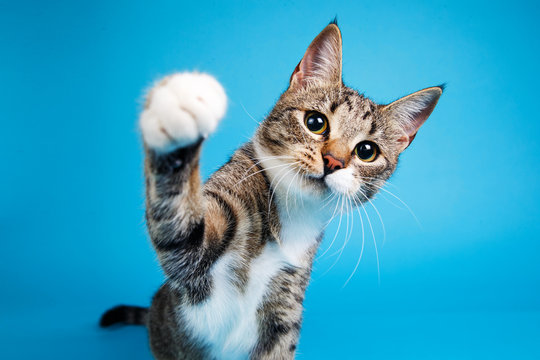
#> input picture assets/cat2.jpg, 540 x 360 px
$ python 0.8contours.py
#> lines starting #> are read from the running program, lines starting #| are printed output that depends on the picture; after the words box and inside, x2 and y2 are one past the last pixel; in counts of white or black regions, pixels touching at a corner belong together
import cv2 as cv
import numpy as np

img = cv.imread('assets/cat2.jpg')
#> img is the input picture: shape (360, 540, 3); mean B, G, R 191.9, 160, 55.5

cv.imshow('Cat', img)

resized = cv.resize(img, (500,500), interpolation=cv.INTER_CUBIC)
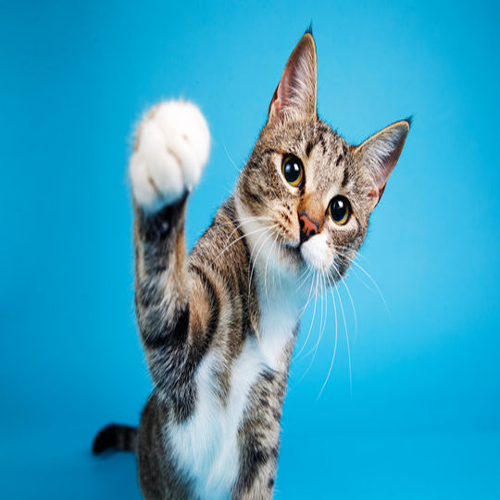
#> resized: shape (500, 500, 3); mean B, G, R 191.9, 160, 55.5
cv.imshow('Resized',resized)

blank = np.zeros(resized.shape, dtype='uint8')
cv.imshow('Blank', blank)

gray = cv.cvtColor(resized, cv.COLOR_BGR2GRAY)
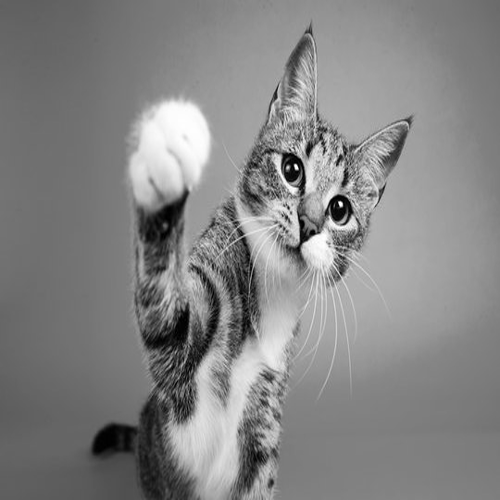
#> gray: shape (500, 500); min 0, max 255, mean 132.4
cv.imshow('Gray', gray)

# [5 lines of commented-out code are left out]

ret, thresh = cv.threshold(gray,125 , 255, cv.THRESH_BINARY)
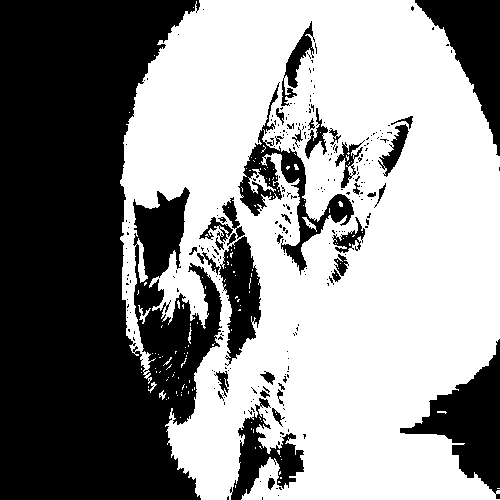
#> thresh: shape (500, 500); 56% white; 271 black regions (231 under 20 px)
cv.imshow("Thresh",thresh)

contours, hierarchies = cv.findContours(thresh,cv.RETR_LIST, cv.CHAIN_APPROX_SIMPLE)
#> contours = 554 contours, 493 with area under 20; largest, box (x1, y1, x2, y2) and area: (120, 0, 500, 500) 150790, (237, 82, 355, 276) 4850, (218, 235, 262, 365) 3363, (283, 20, 315, 89) 800, (378, 123, 410, 178) 621
print(f'{len(contours)} contour(s) found!')
#| 554 contour(s) found!

cv.drawContours(blank,contours,-1,(0,255,0), thickness=1)
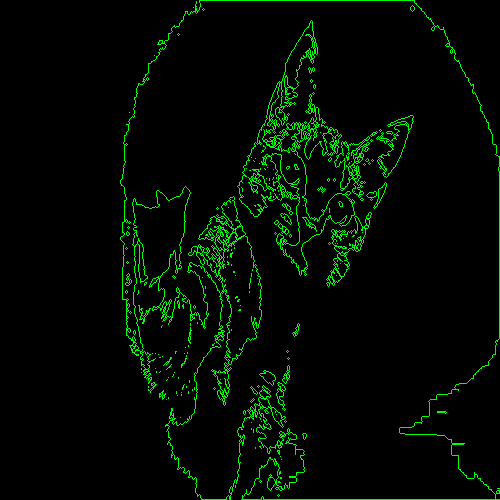
#> blank: shape (500, 500, 3); mean of channels 0, 1, 2 0, 10.2, 0; drawn as B, G, R
cv.imshow("Contours Drawn", blank)

cv.waitKey(0)

$ run again, with assets/landscape.jpg copied over assets/cat2.jpg
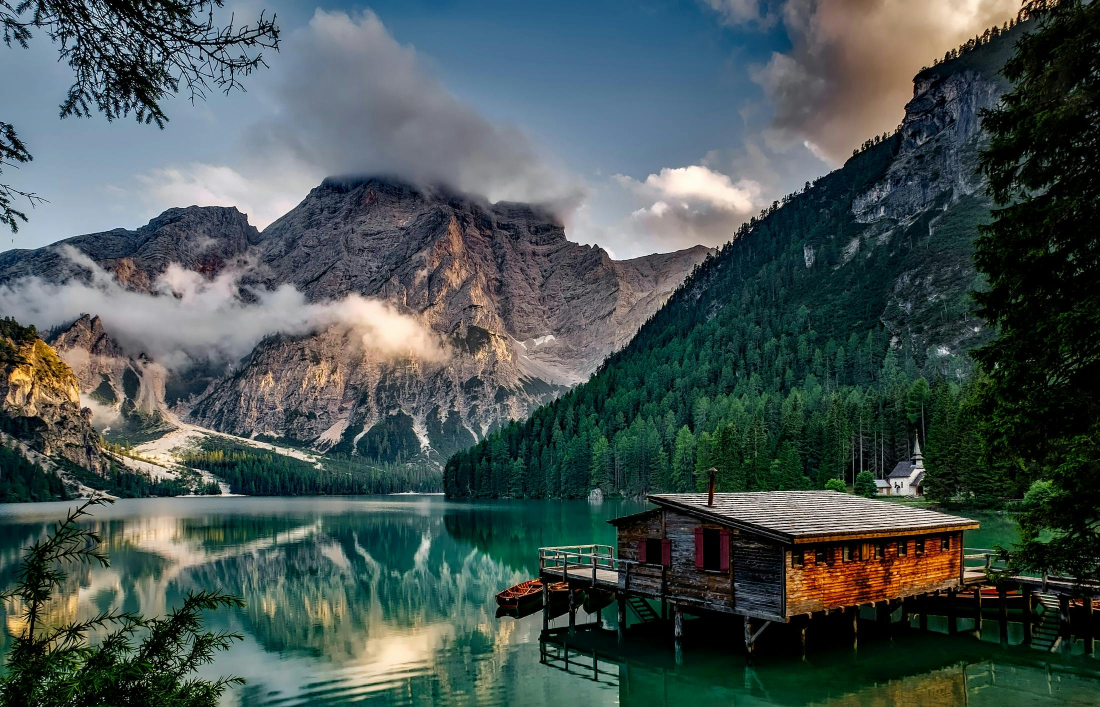
#> input picture assets/landscape.jpg, 2200 x 1414 px (shown at 1/2 size)
#> img is the input picture: shape (1414, 2200, 3); mean B, G, R 82.4, 84.3, 71.2
#> `ret, thresh = cv.threshold(gray,125 , 255, cv.THRESH_BINARY)`:
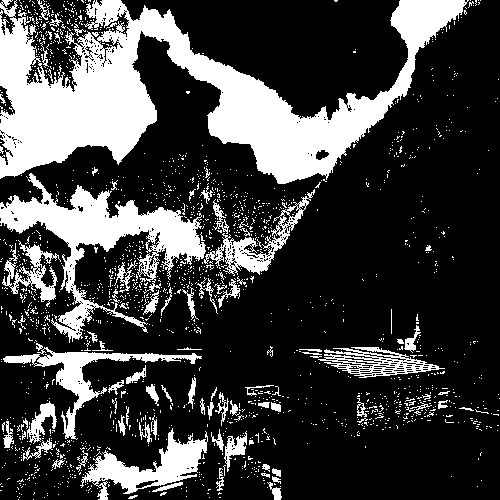
#> thresh: shape (500, 500); 25.2% white; 1752 white regions (1663 under 20 px)
#> contours = 2571 contours, 2485 with area under 20; largest, box (x1, y1, x2, y2) and area: (0, 0, 469, 184) 32310, (0, 173, 206, 343) 8932, (80, 428, 208, 500) 3011, (3, 347, 202, 440) 2428, (204, 189, 315, 276) 1965
#| 2571 contour(s) found!
#> `cv.drawContours(blank,contours,-1,(0,255,0), thickness=1)`:
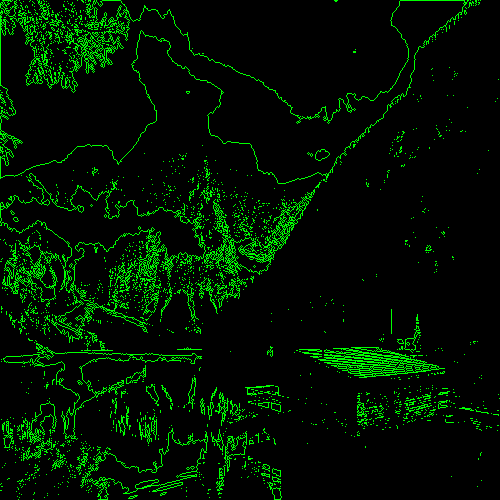
#> blank: shape (500, 500, 3); mean of channels 0, 1, 2 0, 19.1, 0; drawn as B, G, R

$ run again, with assets/scene.jpeg copied over assets/cat2.jpg
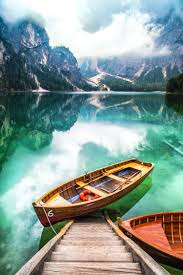
#> input picture assets/scene.jpeg, 183 x 275 px
#> img is the input picture: shape (275, 183, 3); mean B, G, R 149.5, 155.5, 135.1
#> `ret, thresh = cv.threshold(gray,125 , 255, cv.THRESH_BINARY)`:
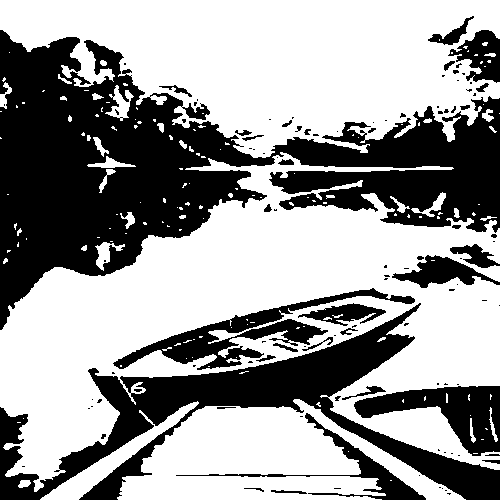
#> thresh: shape (500, 500); 60.4% white; 106 black regions (71 under 20 px)
#> contours = 261 contours, 197 with area under 20; largest, box (x1, y1, x2, y2) and area: (0, 152, 500, 492) 80016, (0, 0, 500, 158) 51049, (117, 399, 466, 500) 18858, (112, 287, 416, 371) 6004, (40, 401, 199, 500) 2282
#| 261 contour(s) found!
#> `cv.drawContours(blank,contours,-1,(0,255,0), thickness=1)`:
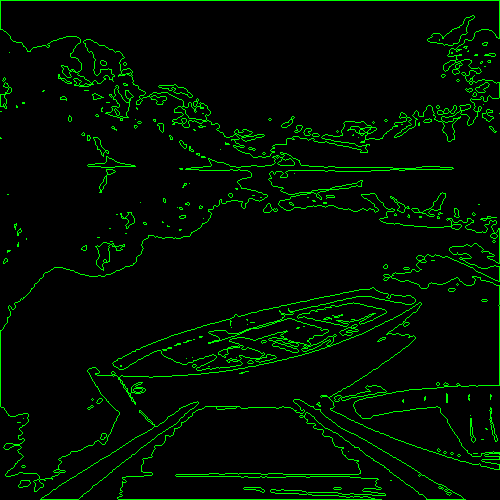
#> blank: shape (500, 500, 3); mean of channels 0, 1, 2 0, 13.4, 0; drawn as B, G, R
